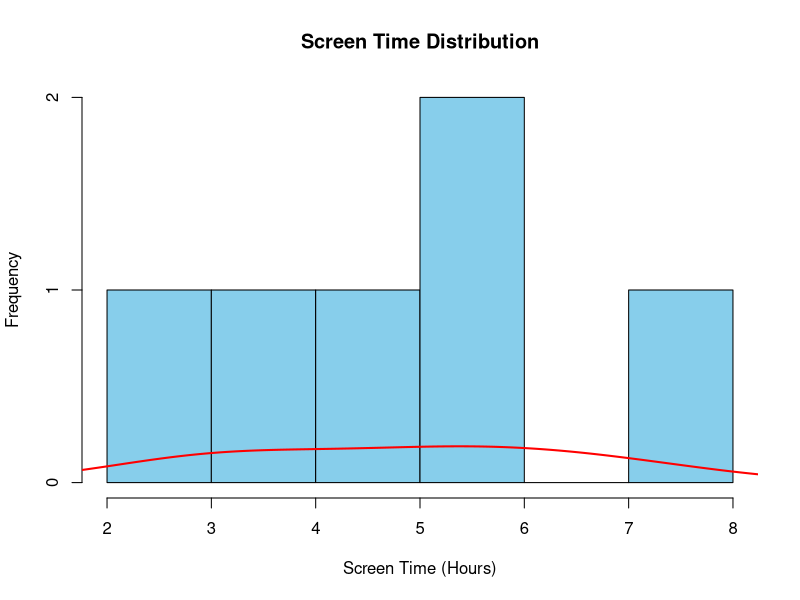
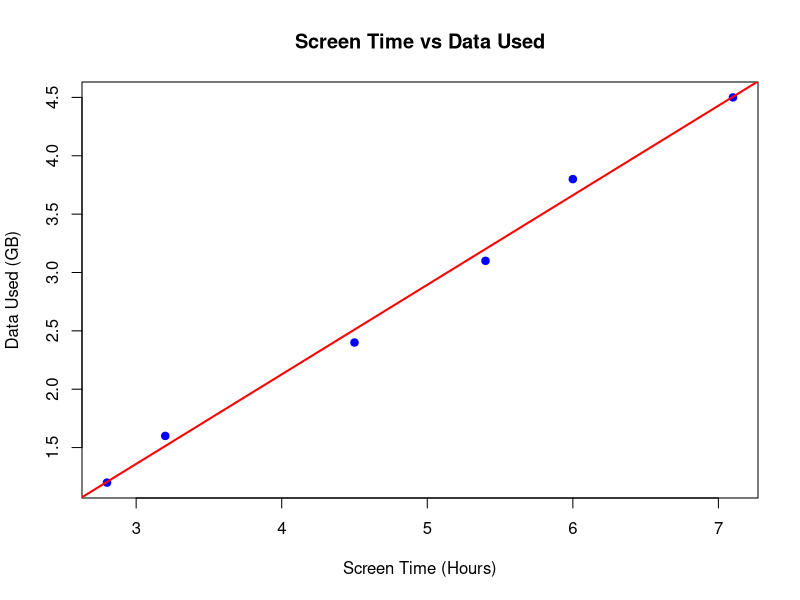
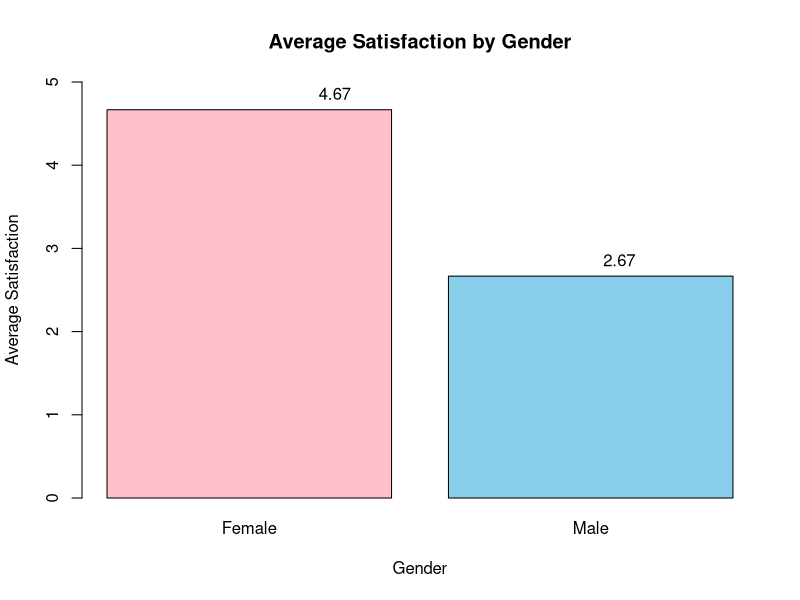

Here is the R script that generated these plots, in order:
# Create Dataset
data <- data.frame(
  User_ID = c("U01","U02","U03","U04","U05","U06"),
  Gender = c("Male","Female","Male","Female","Male","Female"),
  Age = c(20,22,19,21,23,20),
  Screen_Time = c(4.5,6.0,3.2,7.1,2.8,5.4),
  App_Usage_Count = c(18,25,12,30,10,22),
  Data_Used = c(2.4,3.8,1.6,4.5,1.2,3.1),
  Satisfaction = c(3,5,3,5,2,4)
)

# 1. Histogram and Density Plot
hist(data$Screen_Time,
     col="skyblue",
     main="Screen Time Distribution",
     xlab="Screen Time (Hours)",
     ylab="Frequency")

lines(density(data$Screen_Time),
      col="red",
      lwd=2)

# 2. Scatter Plot and Correlation
plot(data$Screen_Time, data$Data_Used,
     col="blue",
     pch=19,
     main="Screen Time vs Data Used",
     xlab="Screen Time (Hours)",
     ylab="Data Used (GB)")

abline(lm(Data_Used ~ Screen_Time, data=data),
       col="red",
       lwd=2)

cor(data$Screen_Time, data$Data_Used)

# 3. Average Satisfaction by Gender
avg <- aggregate(Satisfaction ~ Gender,
                 data=data,
                 FUN=mean)

print(avg)

barplot(avg$Satisfaction,
        names.arg=avg$Gender,
        col=c("pink","skyblue"),
        main="Average Satisfaction by Gender",
        xlab="Gender",
        ylab="Average Satisfaction",
        ylim=c(0,5))

text(seq_along(avg$Satisfaction),
     avg$Satisfaction,
     labels=round(avg$Satisfaction,2),
     pos=3)
